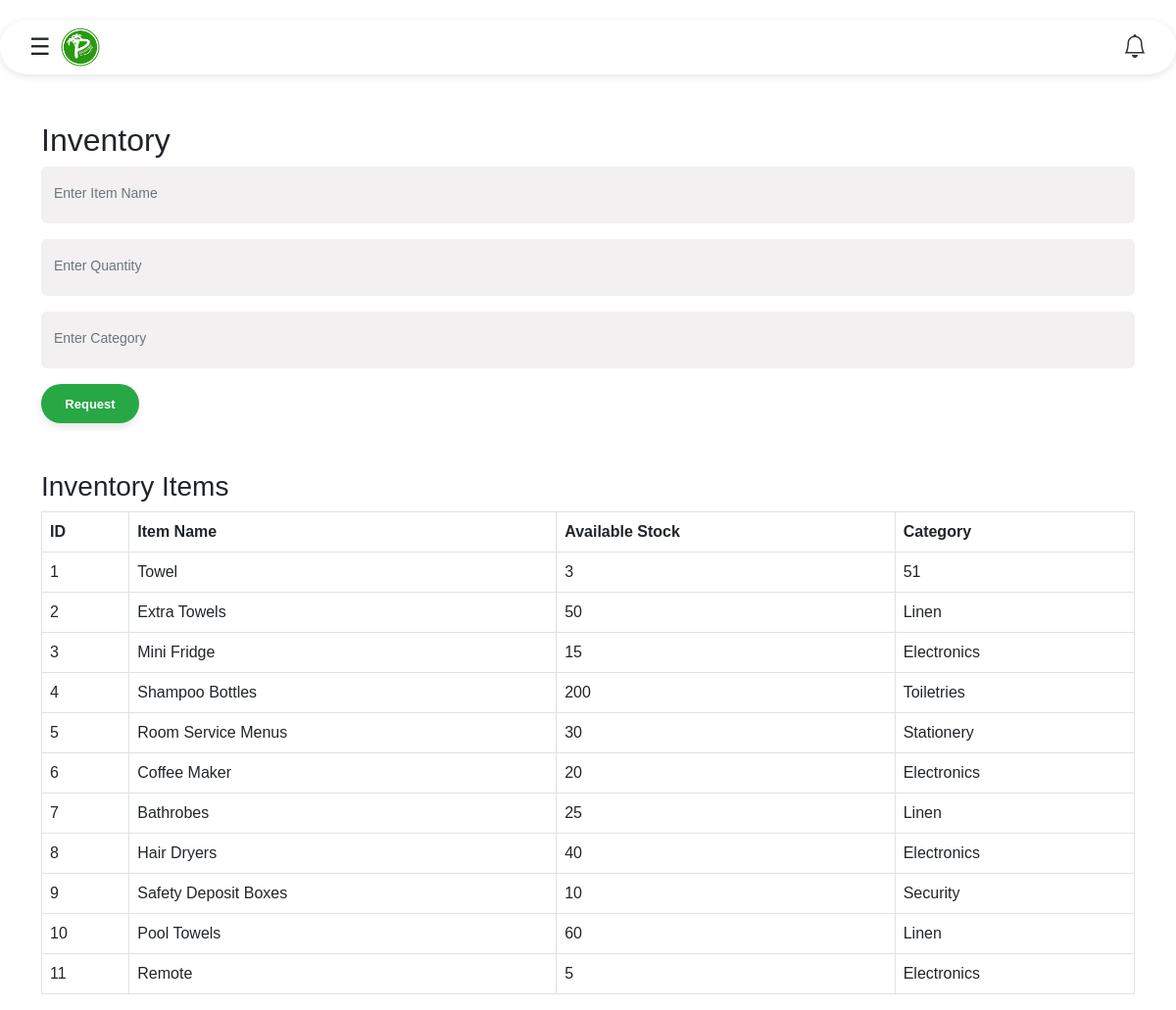
The page /housekeepers/inventory.php (signed in) on the database as committed earlier.
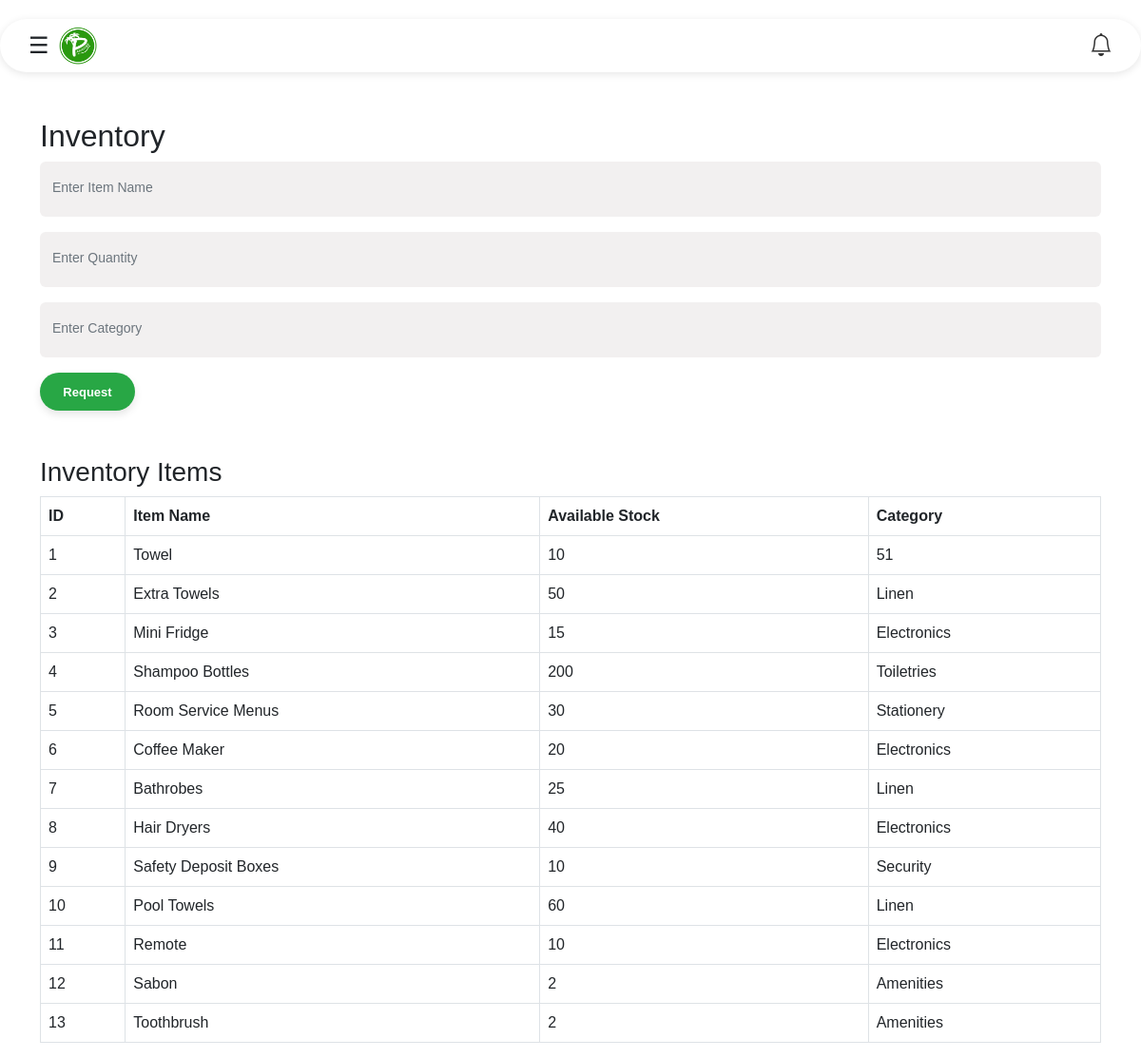
The same page on the database as committed later.
### tables this page shows
CREATE TABLE `inventory` (
  `id` int(11) NOT NULL,
  `item_name` varchar(100) NOT NULL,
  `available_stock` int(11) NOT NULL,
  `category` varchar(20) NOT NULL,
  `last_updated` timestamp NOT NULL DEFAULT current_timestamp() ON UPDATE current_timestamp()
);

### housekeepers/inventory.php (the view, shortened to what this page needs)
<!DOCTYPE html>
<html lang="en">
<head>
    <link href="https://cdn.jsdelivr.net/npm/bootstrap@5.2.3/dist/css/bootstrap.min.css" rel="stylesheet">
    <link rel="stylesheet" href="https://cdn.jsdelivr.net/npm/bootstrap-icons@1.3.0/font/bootstrap-icons.css">
</head>
<body>
    <?php include 'nav.php'; ?>
<div class="container mt-5">
    <h2>Inventory</h2>
    <form method="POST" action="">
        <div class="form-floating mb-3">
            <input type="text" class="form-control" id="item_name" name="item_name" placeholder="Item Name" required>
            <label for="item_name" class="form-label">Enter Item Name</label>
        </div>
        <div class="form-floating mb-3">
            <input type="number" class="form-control" id="quantity" name="quantity" placeholder="Quantity" required>
            <label for="quantity" class="form-label">Enter Quantity</label>
        </div>
        <div class="form-floating mb-3">
            <input type="text" class="form-control" id="category" name="category" placeholder="Category" required>
            <label for="category" class="form-label">Enter Category</label>
        </div>
        <button type="submit" class="btn btn-primary">Request</button>
    </form>
    <h3 class="mt-5">Inventory Items</h3>
    <table class="table table-bordered">
        <thead>
            <tr class="">
                <th>ID</th>
                <th>Item Name</th>
                <th>Available Stock</th>
                <th>Category</th>
            </tr>
        </thead>
        <tbody>
        <?php
        $sql = "SELECT id, item_name, available_stock, category FROM inventory";
        $result = $conn->query($sql);
        if ($result->num_rows > 0) {
            while($row = $result->fetch_assoc()) {
                echo "<tr>";
                echo "<td>" . htmlspecialchars($row['id']) . "</td>";
                echo "<td>" . htmlspecialchars($row['item_name']) . "</td>";
                echo "<td>" . htmlspecialchars($row['available_stock']) . "</td>";
                echo "<td>" . htmlspecialchars($row['category']) . "</td>";
                echo "</tr>";
            }
        } else {
            echo "<tr><td colspan='4' class='text-center'>No items found</td></tr>";
        }
        ?>
        </tbody>
    </table>
</div>
</body>
</html>

Rows that differ between the two databases and show on the page:
changed inventory "Towel": available_stock "3" → "10"
changed inventory "Remote": available_stock "5" → "10"
added inventory: id "12", item_name "Sabon", available_stock "2", category "Amenities"
added inventory: id "13", item_name "Toothbrush", available_stock "2", category "Amenities"
